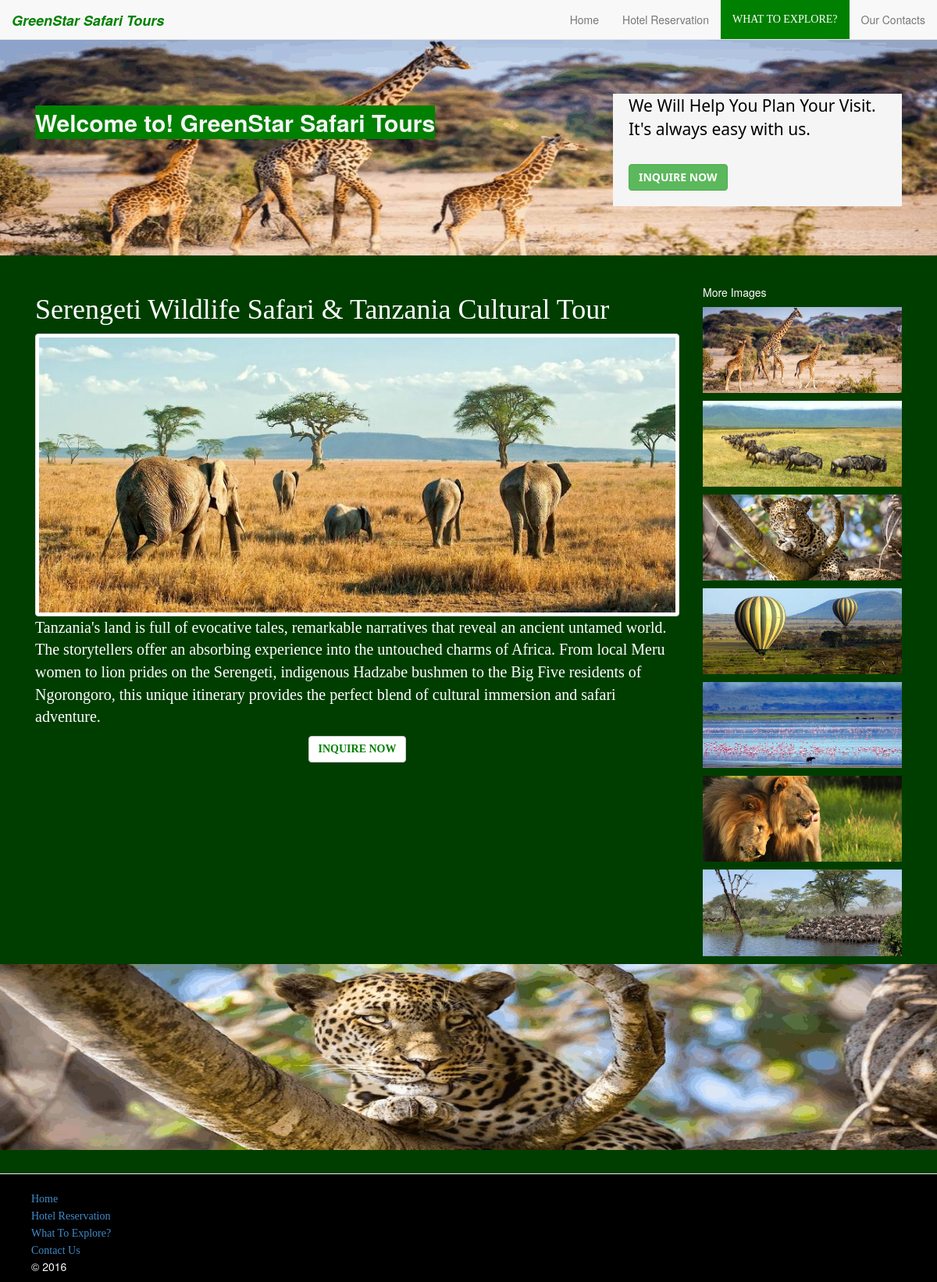
/_news.php?news=1, run on the app's committed database.
### tables this page shows
CREATE TABLE `tour_news` (
  `id` int(3) NOT NULL,
  `title` varchar(100) NOT NULL,
  `body` text NOT NULL,
  `category` varchar(50) NOT NULL,
  `picture_location` varchar(200) NOT NULL
);

### includes/functions.php (called while the page is built, shortened)
<?php require_once("connection.php"); ?>
<?php
	function mysql_prep($string) {
		global $connection;
		$escaped_string = mysqli_real_escape_string($connection, $string)	;
		return $escaped_string;
	}
	function _searchnews() {
		global $connection;
		$query = "select * from tour_news";
		$result = mysqli_query($connection,$query);
		return $result;
	}
	function news_by_id($news_get) {
		global $connection;
		$id = mysql_prep($news_get);
		$query = "select * from tour_news where id = '{$id}' limit 1";
		$result = mysqli_query($connection, $query);
		return $result;
	}
?>

### _news.php (the view, shortened to what this page needs)
<?php require_once("includes/connection.php");?>
<?php require_once("includes/functions.php");?>
<?php
	$news_get = $_GET["news"];
	$news = news_by_id($news_get);
	$show = mysqli_fetch_assoc($news); ?>
<!doctype html>
<html lang="en">
	<head><title>Green Safaris | Hotels</title></head>
	<link rel="StyleSheet" type="text/css" href="stylesheets/bootstrap.css" />
	<link rel="Stylesheet" type="text/css" href="stylesheets/main.css" />
	<nav class="navbar navbar-default navbar-fixed-top">
	  <div class="container-fluid">
	    <div class="navbar-header">
	      <a class="navbar-brand" href="index.php"><strong style="color:green;"><i>GreenStar Safari Tours</i></strong></a>
	    </div>
	    <div class="collapse navbar-collapse" id="bs-example-navbar-collapse-1">
	      <ul class="nav navbar-nav navbar-right">
	        <li><a href="index.php">Home</a></li>
	        <li><a href="hotel_reservation.php">Hotel Reservation</a></li>
	        <li><a class="active" href="exploring.php" style="color:white;">What To Explore?</a></li>
	        <li><a href="contact_us.php">Our Contacts</a></li>
	      </ul>
	    </div>
	  </div>
	</nav>
	<div class="hidden-xs hidden-sm" style="padding-top:50px;">
		<div class="jumbotron hidden-xs" id="_hotelreserve">
		  <div class="container">
				 <p class="hidden-xs hidden-sm col-md-4 col-lg-4 pull-right" style="padding-left:20px;padding-bottom:20px;color:black;background-color:whitesmoke;font-family:'sans'">
			   	We Will Help You Plan Your Visit.<br>
			   	It's always easy with us.<br><br>
			   	  <a class="btn btn-success btn-small" href="contact_us.php" role="button"><strong>INQUIRE NOW</strong></a>
			   </p>
	 			 <h2><strong style="color:whitesmoke;background-color:green">Welcome to! GreenStar Safari Tours</strong></h2>
	      <br>
	      <br>
	      <br>
		  </div>
	   </div>
  	</div>
<main>
<body>
	<article class="container">
		<div class="col-xs-12 col-sm-12 col-md-9 col-lg-9" style="font-family:'Verdana'">
			<h1 class="hidden-xs hidden-sm"><?php echo $show['title']?></h1>
			<img src="image/<?php echo $show['picture_location'];?>" class="img img-responsive img-thumbnail"alt="">
			<p style="font-size:20px;" class="hidden-sm hidden-xs"> <?php echo nl2br($show['body']); ?></p>
			<p style="display:block;margin-left:auto;margin-right:auto;text-align:center">
			    <a class="btn btn-default btn-small" href="contact_us.php" role="button"><strong style="color:green;">INQUIRE NOW</strong></a>
			</p>
		</div>
		<div class="col-xs-12 col-sm-12 col-md-3 col-lg-3" >
				<h5>More Images</h5>
			 <?php $allnews = _searchnews();
						while($news = mysqli_fetch_assoc($allnews)) {
							if($news['id'] != $show['id']){ ?>
							<a href="_news.php?news=<?php echo urlencode($news['id']) ?>">
							 <img src="image/<?php echo $news['picture_location'];?>" class="img img-responsive"alt="" style="padding-bottom:10px;">
							</a>
			 <?php	} } ?>
		</div>
	</article>
	<aside>
		<div class="jumbotron hidden-xs" id="_hotelreserve2">
			<div class="container">
				<br><br><br><br><br><br>
			</div>
		</div>
	</aside>
</body>
</main>
<footer class="_footer">
	<hr>
		<ul>
			<li><a href="index.php">Home</a></li><br>
	       <li><a href="hotel_reservation.php">Hotel Reservation</a></li><br>
	       <li><a href="exploring.php">What To Explore?</a></li><br>
			<li><a href="contact_us.php">Contact Us</a></li>	<br>
			&copy; <?php echo date('Y');?>		<br>
		</ul>
	</footer>
</html>

### stylesheets/main.css (style rules this page uses)
html { background-color: black; }
body { background-color: #003e00; color: white; overflow-x: hidden; padding-bottom: 0px; }
._footer { background-color: black; padding-bottom: 0px; padding-top: 0px; }
._footer li { list-style: none; font-family: 'Verdana'; display: inline-block; }
ul>li>.active { background-color: green; text-transform: uppercase; font-family: 'Verdana'; color: white; }

### _news.php (style rules this page uses)
.jumbotron { padding-top: 70px; background-image: url("image/giraffe.gif"); background-size: cover; overflow: hidden; }
#_hotelreserve2 { background-image: url("image/tiger.gif"); position: relative; background-size: cover; overflow: hidden; }

### data on the page
tour_news: title "Serengeti Wildlife Safari & Tanzania Cultural Tour", picture_location (picture), body "Tanzania's land is full of evocative tales, remarkable narratives that reveal an ancient untamed world. The storytellers offer an absorbing experience into the untouched charms of Africa. From local Meru women to lion prides on the Serengeti, indigenous Hadzabe bushmen to the Big Five residents of Ngorongoro, this unique itinerary provides the perfect blend of cultural immersion and safari adventure."
tour_news: picture_location (picture)
tour_news: picture_location (picture)
tour_news: picture_location (picture)
tour_news: picture_location (picture)
tour_news: picture_location (picture)
tour_news: picture_location (picture)
tour_news: picture_location (picture)
